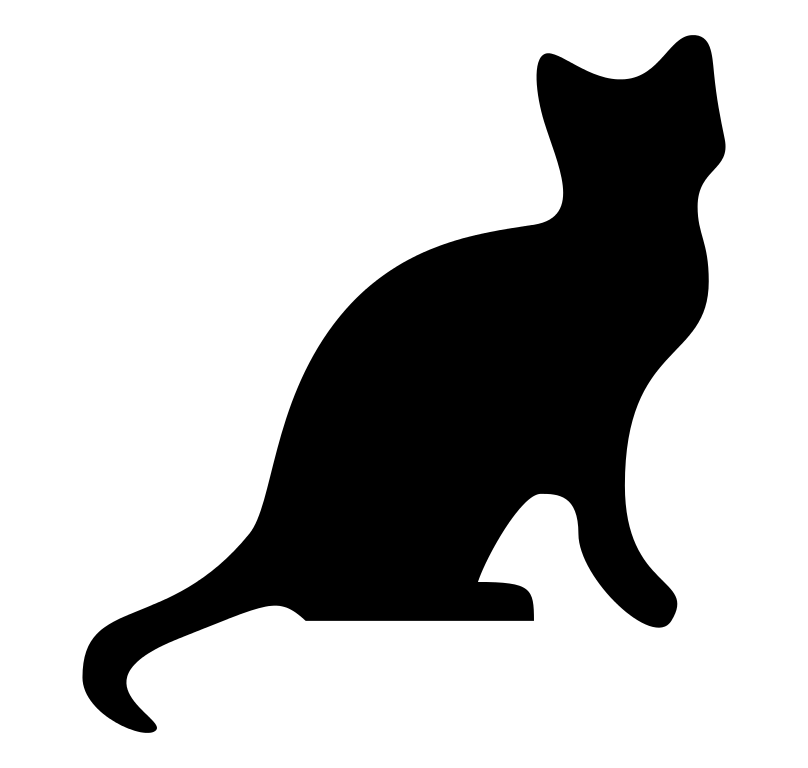
#> input picture chapter-19-images/logo.png, 808 x 768 px
$ python watermark.py
#> lines starting #> are read from the running program, lines starting #| are printed output that depends on the picture
"""Script that:
- create a monochrome watermark from a logo containng transparency
- standardize the sizes of all '*.jpg' and '*.png' images before adding the watermark
- save the resized and watermarked images in a dedicated directory
"""

import os

from PIL import Image, ImageColor


LOGO_FILENAME = 'logo.png'

STANDARD_WIDTH = 400

WATERMARK_COLOR = 'lightblue'
WATERMARK_FILENAME = 'watermark.png'
WATERMARK_WIDTH = STANDARD_WIDTH // 5

WATERMARKED_DIR = 'watermarked'


def get_watermark(logo_file: str) -> Image:
#> called with logo_file = 'logo.png'
    logo = Image.open(logo_file)
#> logo is the input picture: PIL image 808x768 RGBA; mean R, G, B, A 0, 0, 0, 68.9
    width, height = logo.size
#> width = 808; height = 768

    watermark = logo.resize(
        (WATERMARK_WIDTH, int(height * (WATERMARK_WIDTH / width)))
    )
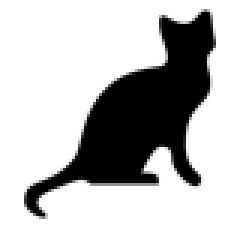
#> watermark: PIL image 80x76 RGBA (shown 3 times larger); mean R, G, B, A 0, 0, 0, 68.9; transparent parts drawn white
    return watermark

def colorize_watermark(watermark: Image, color: str) -> Image:
#> called with color = 'lightblue'
    width, height = watermark.size
#> width = 80; height = 76

    try:
        for x in range(width):
            for y in range(height):
                if watermark.getpixel((x, y)) != (0, 0, 0, 0):
                    watermark.putpixel(
                        (x, y),
                        ImageColor.getcolor(color, 'RGBA'),
                    )
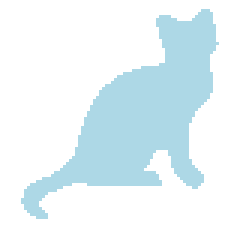
#> watermark: PIL image 80x76 RGBA (shown 3 times larger); mean R, G, B, A 52.1, 65, 69.3, 76.8; transparent parts drawn white
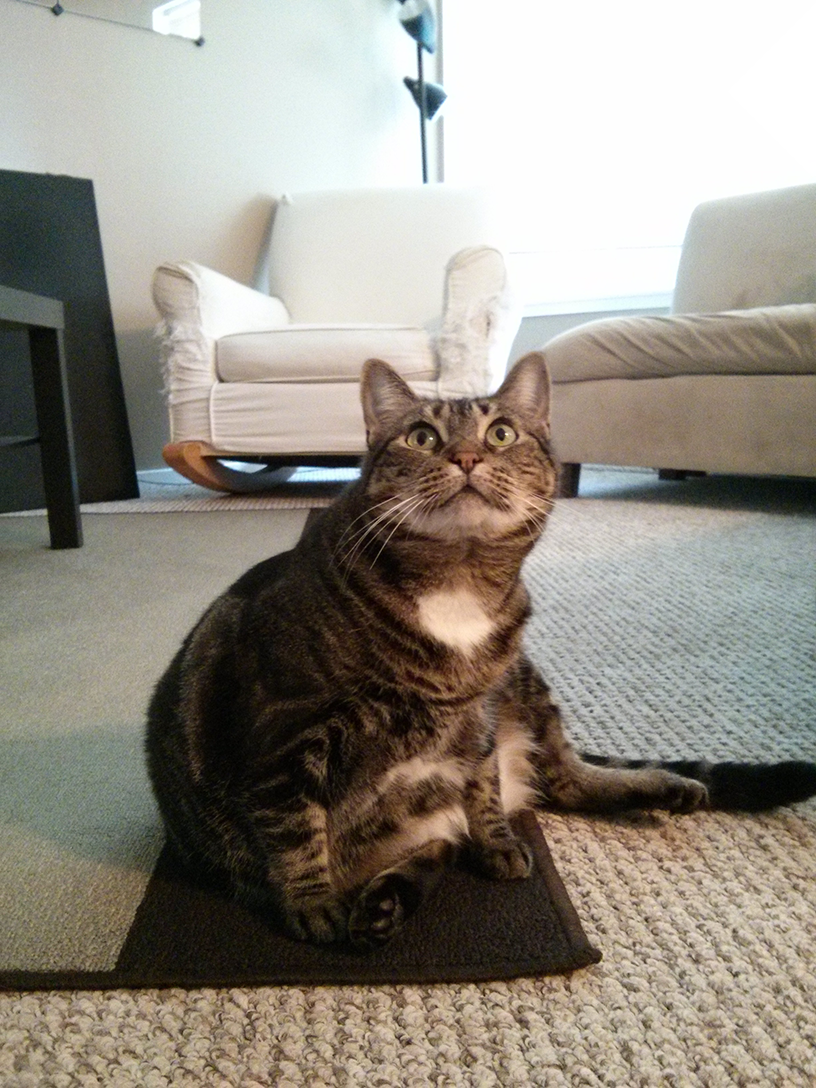
#> input picture chapter-19-images/cat.png, 816 x 1088 px
#> further down, img is the input picture: PIL image 816x1088 RGB; mean R, G, B 147, 141.1, 131.1
    except ValueError:
        print(f"'{color}' is not an existing HTML color.")

    return watermark

def standardize_size(img: Image) -> Image:
    width, height = img.size
#> width = 816; height = 1088

    resized_img = img.resize(
        (STANDARD_WIDTH, int(height * (STANDARD_WIDTH / width)))
    )
    return resized_img

def watermark_img(img: Image) -> Image:
    watermark = Image.open(WATERMARK_FILENAME)

    img_width, img_height = img.size
#> img_width = 400; img_height = 533
    watermark_width, watermark_height = watermark.size
#> watermark_width = 80; watermark_height = 76

    img.paste(
        watermark,
        (img_width - watermark_width, img_height - watermark_height),
        watermark
    )
#> img: PIL image 400x533 RGB
    return img


if __name__ == '__main__':
    watermark = get_watermark(LOGO_FILENAME)
    watermark = colorize_watermark(watermark, WATERMARK_COLOR)
    watermark.save(WATERMARK_FILENAME)

    os.mkdir(WATERMARKED_DIR)

    for filename in os.listdir('.'):
        if (
            filename.endswith('.jpg')
            or filename.endswith('.png')
            and filename not in {LOGO_FILENAME, WATERMARK_FILENAME}
        ):
            img = Image.open(filename)

            img = standardize_size(img)
            watermarked = watermark_img(img)

            watermarked.save(f'{WATERMARKED_DIR}/{filename}')
